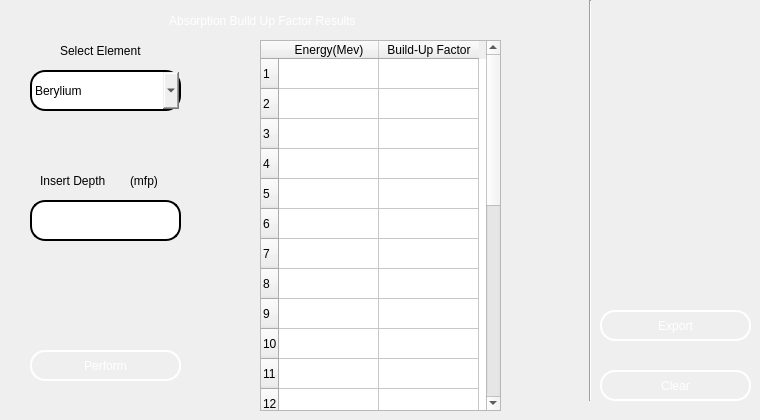
      <widget class="QWidget" name="tab_5">
       <attribute name="title">
        <string>EABF</string>
       </attribute>
       <widget class="QComboBox" name="eabf_element_comboBox">
        <property name="geometry">
         <rect>
          <x>30</x>
          <y>70</y>
          <width>151</width>
          <height>41</height>
         </rect>
        </property>
        <property name="styleSheet">
         <string notr="true">font: 75 12pt &quot;MS Shell Dlg 2&quot;;
color: rgb(0, 0, 0);
border-style: solid;
border-color: black;
border-width: 2px;
border-radius: 15px;
</string>
        </property>
        <item>
         <property name="text">
          <string>Berylium</string>
         </property>
        </item>
        <item>
         <property name="text">
          <string>Boron</string>
         </property>
        </item>
        <item>
         <property name="text">
          <string>Carbon</string>
         </property>
        </item>
        <item>
         <property name="text">
          <string>Nitrogen</string>
         </property>
        </item>
        <item>
         <property name="text">
          <string>Oxygen</string>
         </property>
        </item>
        <item>
         <property name="text">
          <string>Sodium</string>
         </property>
        </item>
        <item>
         <property name="text">
          <string>Magnesium</string>
         </property>
        </item>
        <item>
         <property name="text">
          <string>Aluminium</string>
         </property>
        </item>
        <item>
         <property name="text">
          <string>Silicon</string>
         </property>
        </item>
        <item>
         <property name="text">
          <string>Phosphorus</string>
         </property>
        </item>
        <item>
         <property name="text">
          <string>Sulphur</string>
         </property>
        </item>
        <item>
         <property name="text">
          <string>Argon</string>
         </property>
        </item>
        <item>
         <property name="text">
          <string>Potassium</string>
         </property>
        </item>
        <item>
         <property name="text">
          <string>Calcium</string>
         </property>
        </item>
        <item>
         <property name="text">
          <string>Iron</string>
         </property>
        </item>
        <item>
         <property name="text">
          <string>Copper</string>
         </property>
        </item>
        <item>
         <property name="text">
          <string>Molybdenum</string>
         </property>
        </item>
        <item>
         <property name="text">
          <string>Tin</string>
         </property>
        </item>
        <item>
         <property name="text">
          <string>Lanthanum</string>
         </property>
        </item>
        <item>
         <property name="text">
          <string>Gadolinum</string>
         </property>
        </item>
        <item>
         <property name="text">
          <string>Tungsten</string>
         </property>
        </item>
        <item>
         <property name="text">
          <string>Lead</string>
         </property>
        </item>
        <item>
         <property name="text">
          <string>Uranium</string>
         </property>
        </item>
       </widget>
       <widget class="QLineEdit" name="eabf_depth">
        <property name="geometry">
         <rect>
          <x>30</x>
          <y>200</y>
          <width>151</width>
          <height>41</height>
         </rect>
        </property>
        <property name="styleSheet">
         <string notr="true">font: 75 12pt &quot;MS Shell Dlg 2&quot;;
color: rgb(0, 0, 0);
border-style: solid;
border-color: black;
border-width: 2px;
border-radius: 15px;
</string>
        </property>
       </widget>
       <widget class="QLabel" name="label_35">
        <property name="geometry">
         <rect>
          <x>40</x>
          <y>170</y>
          <width>101</width>
          <height>21</height>
         </rect>
        </property>
        <property name="styleSheet">
         <string notr="true">font: 75 12pt &quot;MS Shell Dlg 2&quot;;
color: rgb(0, 0, 0);
</string>
        </property>
        <property name="text">
         <string>Insert Depth</string>
        </property>
       </widget>
       <widget class="QLabel" name="label_36">
        <property name="geometry">
         <rect>
          <x>60</x>
          <y>40</y>
          <width>111</width>
          <height>21</height>
         </rect>
        </property>
        <property name="styleSheet">
         <string notr="true">font: 75 12pt &quot;MS Shell Dlg 2&quot;;
color: rgb(0, 0, 0);
</string>
        </property>
        <property name="text">
         <string>Select Element</string>
        </property>
       </widget>
       <widget class="QPushButton" name="eabf_perform_btn">
        <property name="geometry">
         <rect>
          <x>30</x>
          <y>350</y>
          <width>151</width>
          <height>31</height>
         </rect>
        </property>
        <property name="styleSheet">
         <string notr="true">color: rgb(255,255,255);
font: 75 12pt &quot;MS Shell Dlg 2&quot;;
border-style: solid;
border-color: white;
border-width: 2px;
border-radius: 15px;
background-image:url(C:/exabcal/img/top_bg234.png);

</string>
        </property>
        <property name="text">
         <string>Perform</string>
        </property>
       </widget>
       <widget class="QPushButton" name="eabf_extract_btn">
        <property name="geometry">
         <rect>
          <x>600</x>
          <y>310</y>
          <width>151</width>
          <height>31</height>
         </rect>
        </property>
        <property name="styleSheet">
         <string notr="true">color: rgb(255,255,255);
font: 75 12pt &quot;MS Shell Dlg 2&quot;;
border-style: solid;
border-color: white;
border-width: 2px;
border-radius: 15px;
background-image:url(C:/exabcal/img/top_bg23.png);

</string>
        </property>
        <property name="text">
         <string>Export</string>
        </property>
       </widget>
       <widget class="QPushButton" name="eabf_clear_btn">
        <property name="geometry">
         <rect>
          <x>600</x>
          <y>370</y>
          <width>151</width>
          <height>31</height>
         </rect>
        </property>
        <property name="styleSheet">
         <string notr="true">color: rgb(255,255,255);
font: 75 12pt &quot;MS Shell Dlg 2&quot;;
border-style: solid;
border-color: white;
border-width: 2px;
border-radius: 15px;
background-image:url(C:/exabcal/img/tool_bg.png);;

</string>
        </property>
        <property name="text">
         <string>Clear</string>
        </property>
       </widget>
       <widget class="QTableWidget" name="eabf_tableWidget">
        <property name="geometry">
         <rect>
          <x>260</x>
          <y>40</y>
          <width>241</width>
          <height>371</height>
         </rect>
        </property>
        <property name="styleSheet">
         <string notr="true">background-image:url(C:/exabcal/img/table_bg.png);
font: 75 10pt &quot;MS Shell Dlg 2&quot;;</string>
        </property>
        <property name="rowCount">
         <number>25</number>
        </property>
        <property name="columnCount">
         <number>2</number>
        </property>
        <row/>
        <row/>
        <row/>
        <row/>
        <row/>
        <row/>
        <row/>
        <row/>
        <row/>
        <row/>
        <row/>
        <row/>
        <row/>
        <row/>
        <row/>
        <row/>
        <row/>
        <row/>
        <row/>
        <row/>
        <row/>
        <row/>
        <row/>
        <row/>
        <row/>
        <column>
         <property name="text">
          <string>Energy(Mev)</string>
         </property>
        </column>
        <column>
         <property name="text">
          <string>Build-Up Factor</string>
         </property>
        </column>
       </widget>
       <widget class="Line" name="line_15">
        <property name="geometry">
         <rect>
          <x>580</x>
          <y>0</y>
          <width>20</width>
          <height>401</height>
         </rect>
        </property>
        <property name="orientation">
         <enum>Qt::Vertical</enum>
        </property>
       </widget>
       <widget class="QLabel" name="label_42">
        <property name="geometry">
         <rect>
          <x>0</x>
          <y>10</y>
          <width>591</width>
          <height>21</height>
         </rect>
        </property>
        <property name="styleSheet">
         <string notr="true">color: rgb(255, 255, 255);
font: 75 12pt &quot;MS Shell Dlg 2&quot;;
background-image:url(C:/exabcal/img/tool_bg.png);
</string>
        </property>
        <property name="text">
         <string>                                                   Absorption Build Up Factor Results</string>
        </property>
       </widget>
       <widget class="QLabel" name="label_48">
        <property name="geometry">
         <rect>
          <x>130</x>
          <y>170</y>
          <width>41</width>
          <height>21</height>
         </rect>
        </property>
        <property name="styleSheet">
         <string notr="true">font: 75 12pt &quot;MS Shell Dlg 2&quot;;
color: rgb(0, 0, 0);
</string>
        </property>
        <property name="text">
         <string>(mfp)</string>
        </property>
       </widget>
      </widget>
